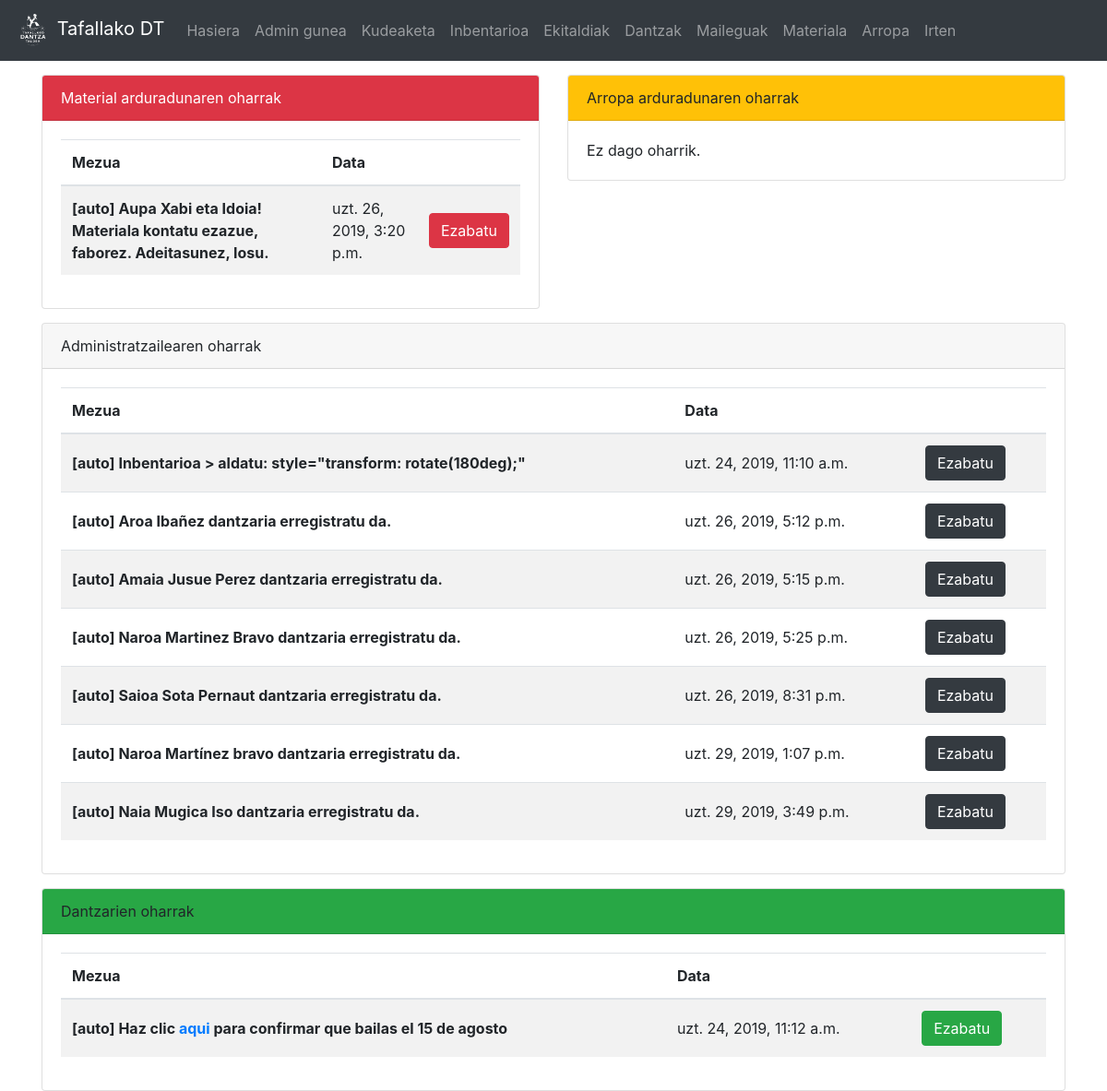
Page / (signed in) on the earlier database version.
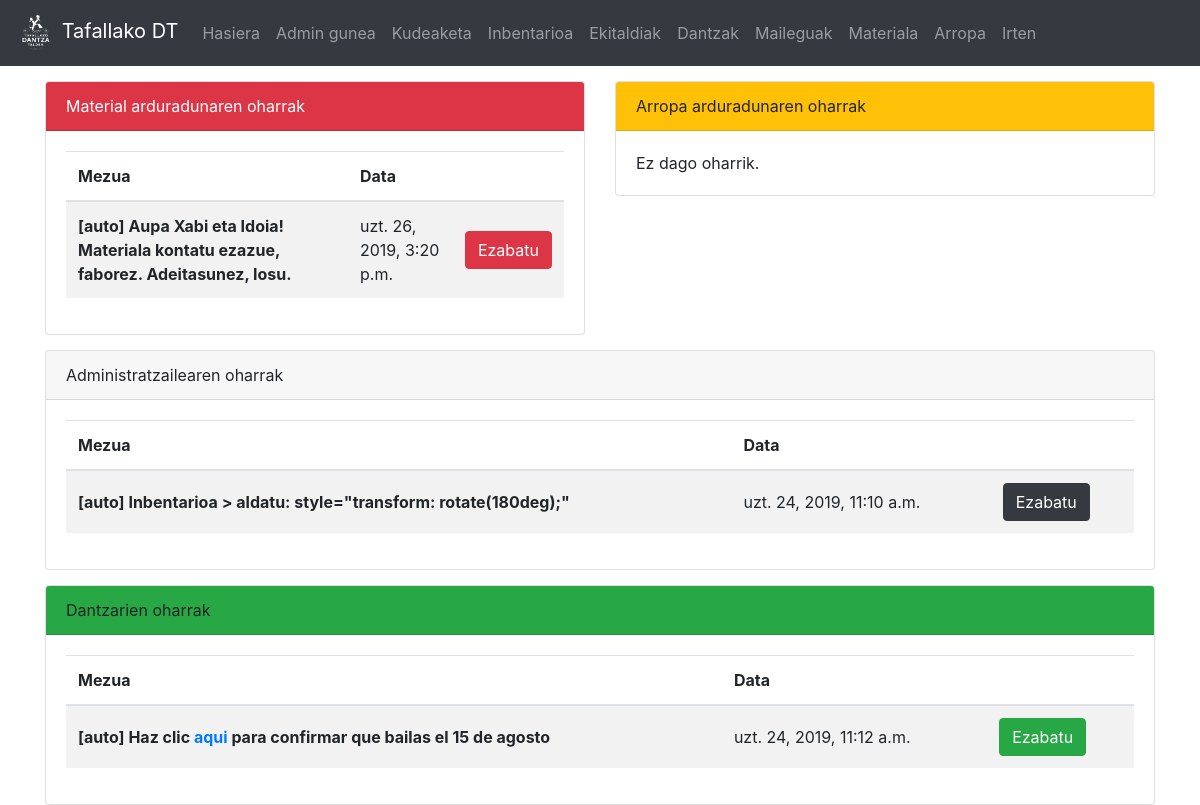
Same page on the later database version.
### dantza/models.py (models this page shows, shortened)
class Oharra(models.Model):
	mezua = models.CharField(max_length=200)
	igorlea = models.CharField(max_length=100, default="auto")
	hartzailea = models.CharField(max_length=10, choices = HARTZAILEA)
	data = models.DateTimeField('Oharraren data')
	def __str__(self):
		return "[" + self.igorlea + "] " + self.mezua

### dantza/views.py (the view)
# urls.py: path('', views.index, name = 'index'),
def index(request):
	if 'd' in request.GET:
		delete = request.GET['id']
		Oharra.objects.get(pk=delete).delete()
		return HttpResponseRedirect('/')
	if request.user.is_authenticated:
		if Dantzaria.objects.filter(user=request.user).exists():
			d = Dantzaria.objects.get(user=request.user)
			o_list = Oharra.objects.all()
			return render(request,'dantza/index.html', {'mezuak':o_list})
		else:
			return render(request,'dantza/index.html', {'err':'Ez duzu erregistroa amaitu, sakatu <a href="/signup_end">hemen</a> amaitzeko'})
	return render(request,'dantza/index.html', {})

### dantza/templatetags/auth_extras.py (called while the page is built)
@register.filter(name='has_group')
def has_group(user, group_name):
    return user.groups.filter(name=group_name).exists()

@register.filter(name='messages_for')
def message_for(list,p):
	return list.filter(hartzailea=p)

### templates/dantza/index.html (shortened to what this page needs)
{% extends "dantza/base.html" %}
{% block edukia %}
<div class="container">
{% if request.user.is_authenticated %}
	{% load auth_extras %}
	<div class="row">
		{% if request.user|has_group:"material_arduradunak" %}
			<div class="col" style="margin-top: 15px">
				<div class="card">
					<div class="card-header bg-danger" style="color: white">Material arduradunaren oharrak</div>
					<div class="card-body">
						{% if mezuak and mezuak|messages_for:'MA' %}
							<div class="table-responsive">
								<table class="table table-hover table-striped">
								  <thead>
									<tr>
									  <th scope="col">Mezua</th>
									  <th scope="col">Data</th>
									  <th scope="col"></th>
									</tr>
								  </thead>
								  <tbody>
									{% for m in mezuak|messages_for:'MA' %}
											<tr>
											  <th scope="row" style="vertical-align:middle;">{{ m }}</th>
											  <td style="vertical-align:middle;">{{ m.data }}</td>
											  <td style="vertical-align:middle;">
												  <a class="btn btn-danger" href="?d&id={{ m.pk }}">Ezabatu</a>
											  </td>
										  </tr>
									{% endfor %}
									</tbody>
								</table>
							</div>
						{% else %}
							Ez dago oharrik.
						{% endif %}
					</div>
				</div>
			</div>
		{% endif %}
		{% if request.user|has_group:"arropa_arduradunak" %}
			<div class="col" style="margin-top: 15px">
				<div class="card">
					<div class="card-header bg-warning">Arropa arduradunaren oharrak</div>
					<div class="card-body">
						{% if mezuak and mezuak|messages_for:'AA' %}
							<div class="table-responsive">
								<table class="table table-hover table-striped">
								  <thead>
									<tr>
									  <th scope="col">Mezua</th>
									  <th scope="col">Data</th>
									  <th scope="col"></th>
									</tr>
								  </thead>
								  <tbody>
									{% for m in mezuak|messages_for:'AA' %}
											<tr>
											  <th scope="row" style="vertical-align:middle;">{{ m }}</th>
											  <td style="vertical-align:middle;">{{ m.data }}</td>
											  <td style="vertical-align:middle;">
												  <a class="btn btn-warning" href="?d&id={{ m.pk }}">Ezabatu</a>
											  </td>
										  </tr>
									{% endfor %}
									</tbody>
								</table>
							</div>
						{% else %}
							Ez dago oharrik.
						{% endif %}
					</div>
				</div>
			</div>
		{% endif %}
		{% if request.user.is_superuser %}
			<div class="col-12" style="margin-top: 15px">
				<div class="card">
					<div class="card-header">Administratzailearen oharrak</div>
					<div class="card-body">
						{% if mezuak and mezuak|messages_for:'AD' %}
							<div class="table-responsive">
								<table class="table table-hover table-striped">
								  <thead>
									<tr>
									  <th scope="col">Mezua</th>
									  <th scope="col">Data</th>
									  <th scope="col"></th>
									</tr>
								  </thead>
								  <tbody>
									{% for m in mezuak|messages_for:'AD' %}
											<tr>
											  <th scope="row" style="vertical-align:middle;">{{ m | safe }}</th>
											  <td style="vertical-align:middle;">{{ m.data }}</td>
											  <td style="vertical-align:middle;">
												  <a class="btn btn-dark" href="?d&id={{ m.pk }}">Ezabatu</a>
											  </td>
										  </tr>
									{% endfor %}
									</tbody>
								</table>
							</div>
						{% else %}
							Ez dago oharrik.
						{% endif %}
					</div>
				</div>
			</div>
		{% endif %}
		<div class="col-12" style="margin-top: 15px">
			<div class="card">
				<div class="card-header bg-success">Dantzarien oharrak</div>
				<div class="card-body">
					{% if mezuak and mezuak|messages_for:'DT' %}
						<div class="table-responsive">
							<table class="table table-hover table-striped">
							  <thead>
								<tr>
								  <th scope="col">Mezua</th>
								  <th scope="col">Data</th>
								  {% if request.user.is_superuser %}
								  	<th scope="col"></th>
								  {% endif %}
								</tr>
							  </thead>
							  <tbody>
								{% for m in mezuak|messages_for:'DT' %}
										<tr>
										  <th scope="row" style="vertical-align:middle;">{{ m | safe }}</th>
										  <td style="vertical-align:middle;">{{ m.data }}</td>
										  {% if request.user.is_superuser %}
										  <td style="vertical-align:middle;">
											  <a class="btn btn-success" href="?d&id={{ m.pk }}">Ezabatu</a>
										  </td>
										  {% endif %}
									  </tr>
								{% endfor %}
								</tbody>
							</table>
						</div>
					{% else %}
						Ez dago oharrik.
					{% endif %}
				</div>
			</div>
		</div>
	</div>
{% endif %}
</div>
{% endblock edukia %}

### templates/dantza/base.html (shortened to what this page needs)
<!doctype html>
<html lang="en">
  <head>
    <link rel="stylesheet" href="https://stackpath.bootstrapcdn.com/bootstrap/4.3.1/css/bootstrap.min.css">
  </head>
  <body>
		<nav class="navbar navbar-expand-lg navbar-dark bg-dark">
		  <a class="navbar-brand" href="/">
			  {% load static %}
			  <img src="{% static "logo.png" %}" width="40" height="40" alt="[logo]">
			  Tafallako DT</a>
		  <div class="collapse navbar-collapse" id="navbarNavAltMarkup">
			<div class="navbar-nav">
			  <a class="nav-item nav-link" href="/">Hasiera <span class="sr-only">(current)</span></a>
				{% if request.user.is_authenticated %}
					{% if request.user.is_superuser %}
						<a class="nav-item nav-link" href="/admin" target="_blank">Admin gunea</a>
						<a class="nav-item nav-link" href="/dashboard">Kudeaketa</a>
					{% else %}
						{% load auth_extras %}
					{% endif %}
					<a class="nav-item nav-link" href="/inbentarioa">Inbentarioa</a>
					<a class="nav-item nav-link" href="/ekitaldiak">Ekitaldiak</a>
					<a class="nav-item nav-link" href="/dantzak">Dantzak</a>
					{% if request.user.is_superuser or request.user|has_group:"material_arduradunak" or request.user|has_group:"arropa_arduradunak" %}
						<a class="nav-item nav-link" href="/maileguak">Maileguak</a>
					{% endif %}
					{% if request.user|has_group:"material_arduradunak" %}
						<a class="nav-item nav-link" href="/materiala">Materiala</a>
					{% endif %}
					{% if request.user|has_group:"arropa_arduradunak" %}
						<a class="nav-item nav-link" href="/arropa">Arropa</a>
					{% endif %}
					<a class="nav-item nav-link" href="/logout">Irten</a>
				{% else %}
			  		<a class="nav-item nav-link" href="/signup">Erregistratu</a>
			  		<a class="nav-item nav-link" href="/login">Login egin</a>
				{% endif %}
			</div>
		  </div>
		</nav>
	  <div class="container-fluid">
    {% block edukia%}
	{% endblock edukia %}
	  </div>
  </body>
</html>

Differences in the rows shown:
removed Oharra: igorlea+mezua "[auto] Aroa Ibañez dantzaria erregistratu da.", data "uzt. 26, 2019, 5:12 p.m."
removed Oharra: igorlea+mezua "[auto] Amaia Jusue Perez dantzaria erregistratu da.", data "uzt. 26, 2019, 5:15 p.m."
removed Oharra: igorlea+mezua "[auto] Naroa Martinez Bravo dantzaria erregistratu da.", data "uzt. 26, 2019, 5:25 p.m."
removed Oharra: igorlea+mezua "[auto] Saioa Sota Pernaut dantzaria erregistratu da.", data "uzt. 26, 2019, 8:31 p.m."
removed Oharra: igorlea+mezua "[auto] Naroa Martínez bravo dantzaria erregistratu da.", data "uzt. 29, 2019, 1:07 p.m."
removed Oharra: igorlea+mezua "[auto] Naia Mugica Iso dantzaria erregistratu da.", data "uzt. 29, 2019, 3:49 p.m."
